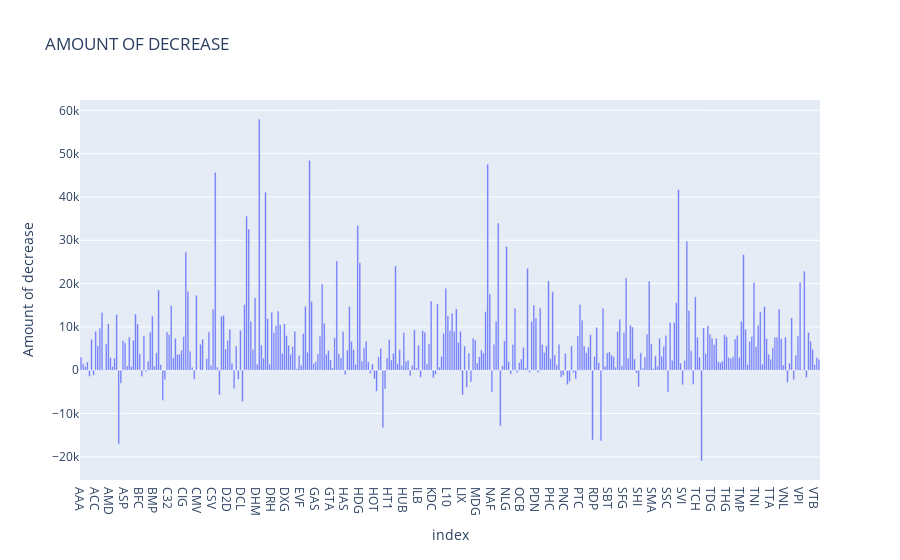

This figure's notebook cell:
### Code cell
fig = px.bar(decrease_data,y= decrease_data['Amount of decrease'],title='AMOUNT OF DECREASE')
fig.show()

### Figure 1 — Plotly figure (JSON) as saved in the notebook; plotly's stock layout.template omitted (floating-point values rounded to 4 significant figures; data arrays with more than 128 entries replaced by an {"elided": "..."} marker saying what was removed)
{"data": [{"alignmentgroup": "True", "hovertemplate": "index=%{x}<br>Amount of decrease=%{y}<extra></extra>", "legendgroup": "", "marker": {"color": "#636efa", "pattern": {"shape": ""}}, "name": "", "offsetgroup": "", "orientation": "v", "showlegend": false, "textposition": "auto", "type": "bar", "x": {"elided": "353 str values"}, "xaxis": "x", "y": {"elided": "353 float values"}, "yaxis": "y"}], "layout": {"barmode": "relative", "legend": {"tracegroupgap": 0}, "title": {"text": "AMOUNT OF DECREASE"}, "xaxis": {"anchor": "y", "domain": [0, 1], "title": {"text": "index"}}, "yaxis": {"anchor": "x", "domain": [0, 1], "title": {"text": "Amount of decrease"}}}}
